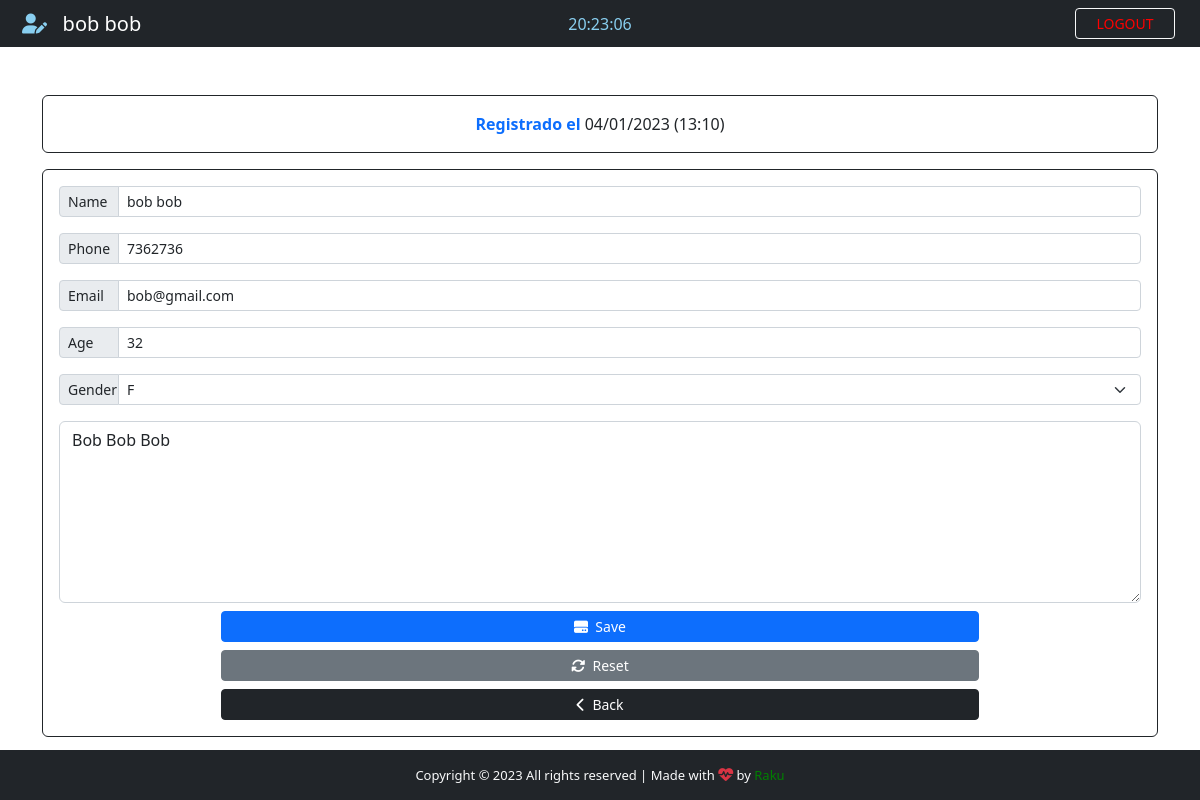
The page /patient/4 (signed in) on the database as committed earlier.
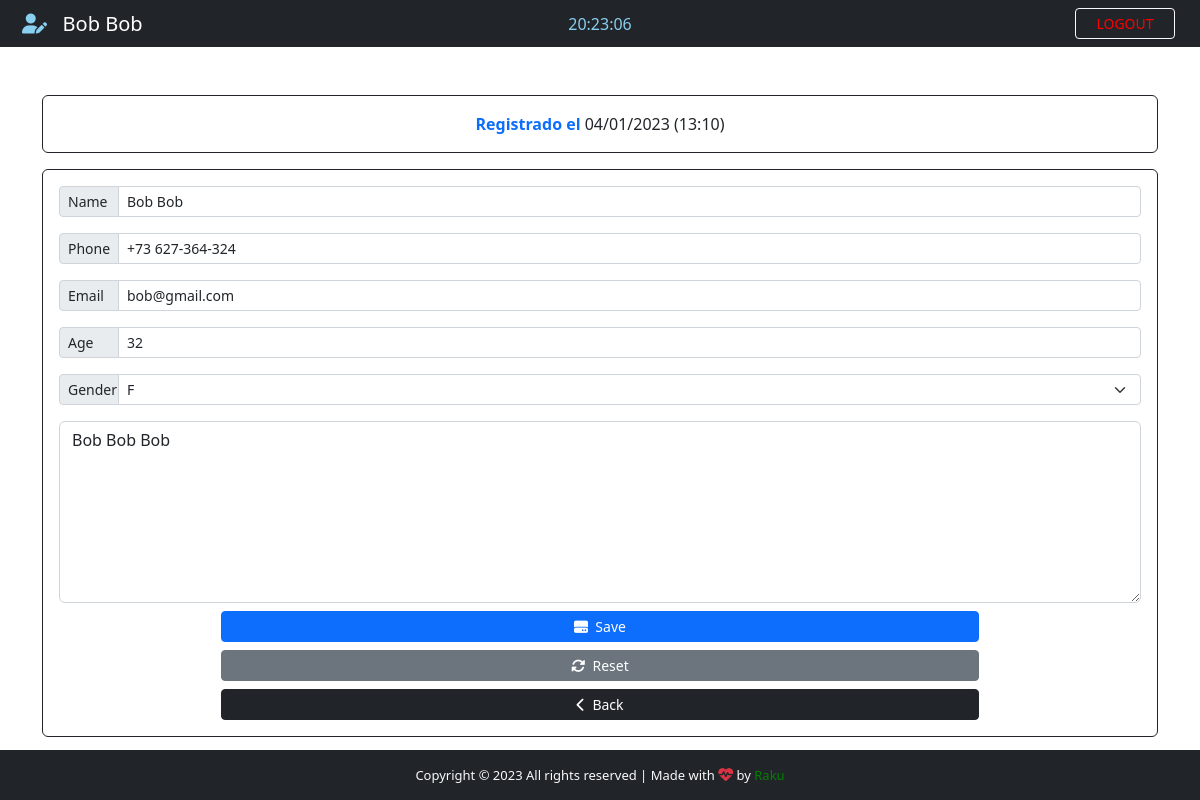
The same page on the database as committed later.
### App/models.py (models this page shows, shortened)
class Patient(models.Model):
    GENDER = {
        ('M', 'M'),
        ('F', 'F'),
    }
    id = models.IntegerField(primary_key=True)
    name = models.CharField(max_length=40)
    phone = models.CharField(max_length=20)
    email = models.CharField(max_length=40)
    age = models.CharField(max_length=3)
    gender = models.CharField(max_length=1, null=True, choices=GENDER)
    note = models.TextField(blank=True)
    created_at = models.DateTimeField(auto_now_add=True)

### App/views.py (the view)
# urls.py: path('patient/<str:patient_id>', views.patient, name='patient'),
@cache_control(no_cache=True, must_revalidate=True, no_store=True)
@login_required(login_url="login")
def patient(request, patient_id):
    patient = Patient.objects.get(id=patient_id)
    if patient != None:
        return render(request, 'edit.html', {'patient': patient})

### App/templates/edit.html (shortened to what this page needs)
{% extends 'add.html' %}
{% block nav-content %}
<i class="fas fa-user-pen" style="color: #89cff0"></i>&nbsp;&nbsp; {{ patient.name }}
{% endblock nav-content %}
{% block title %}
<span style="font-weight: bold;">Registrado el</span>  <span class="text-dark">{{ patient.created_at | date:'d/m/Y (H:i)'}} </span>
{% endblock title %}
{% block action %}
action="/edit_patient"
{% endblock action %}
{% block Value-name %} value="{{ patient.name }}" {% endblock Value-name %}
{% block Value-phone %} value="{{ patient.phone }}" {% endblock Value-phone %}
{% block Value-email %} value="{{ patient.email }}"{% endblock Value-email %}
{% block Value-age %} value="{{ patient.age }}"{% endblock Value-age %}
{% block option %}
<option style="background-color: #d3d3d3; color: #007bff;">{{ patient.gender }}</option>
{% endblock option %}
{% block btn-add%}
<i class="fas fa-hdd"></i>&nbsp;&nbsp;Save
{% endblock btn-add%}
{% block reset-btn %}
<button type="reset" class="btn btn-secondary btn-sm"><i class="fas fa-sync-alt"></i>&nbsp;&nbsp;Reset</button>
{% endblock reset-btn %}
{% block note %}{{ patient.note }}{% endblock note %}

### App/templates/add.html (shortened to what this page needs)
{% extends 'base.html' %}
{% block time %}
<div class="col-sm">
  <center>
    <span id="clock" style="color: #89cff0;"></span>
  </center>
</div>
{% endblock time %}
{% block btn-nav %}
<a  class="btn btn-outline-danger btn-sm border-light" id="btn-nav" data-bs-toggle="modal" data-bs-target="#logoutModal" style="color: red" >LOGOUT</a>
{% endblock btn-nav %}
{% block content %}
<div class="container">
  <div class="row">
    <div class="col-lg-12">
      <div class="card card-body border-dark text-primary mt-5">
        <span class="text-center">{% block title %} DATOS DEL CLIENTE {% endblock title %}</span>
      </div>
      <form
        {% block action %}{% endblock action %}
        method="POST"
        autocomplete="off"
        enctype="multipart/form-data"
        class="card p-3 border-dark mt-3"
      >
        <div class="input-group input-group-sm mb-3">
          <span class="input-group-text side-label">Name</span>
          <input type="text" class="form-control"  id="name" name="name" maxlength="50" placeholder="Full Name" {% block Value-name %} {% endblock Value-name %}/>
        </div>
        <div class="input-group input-group-sm mb-3">
          <span class="input-group-text side-label">Phone</span>
          <input type="text" class="form-control" id="phone" name="phone" placeholder="Phone:"{% block Value-phone %} {% endblock Value-phone %}/>
        </div>
        <div class="input-group input-group-sm mb-3">
          <span class="input-group-text side-label">Email</span>
          <input
            type="text" class="form-control" name="email" id="email" maxlength="40" placeholder="Email"{% block Value-email %} {% endblock Value-email %}/>
        </div>
        <div class="input-group input-group-sm mb-3">
          <span class="input-group-text side-label">Age</span>
          <input
            type="text"
            class="form-control"
            name="age"
            id="age"
            placeholder="Age(18-120)"
            maxlength="3"
            {% block Value-age %} {% endblock Value-age %}
          />
        </div>
        <div class="input-group input-group-sm mb-3">
          <label class="input-group-text side-label">Gender</label>
          <select class="form-select" name="gender" id="gender">
            {% block option%}{% endblock option %}
          </select>
        </div>
        <div class="form-group">
          <textarea class="form-control" name="note" rows="7" placeholder="Description..." >{% block note %}{% endblock note %}</textarea>
        </div>
        <div class="d-grid gap-2 mt-2" style="width: 70%; margin: 0 auto;">
          <button type="submit" class="btn btn-primary btn-sm" id="btn-add">
            {% block btn-add%}{% endblock btn-add%}
          </button>
          {% block reset-btn %}{% endblock reset-btn %}
          <a href="{% url 'backend' %}" class="btn btn-dark btn-sm"><i class="fas fa-chevron-left"></i>&nbsp;&nbsp;Back</a>
        </div>
      </form>
    </div>
  </div>
</div>
{% endblock content %}

Rows that differ between the two databases and show on the page:
changed Patient "bob@gmail.com": name "bob bob" → "Bob Bob"; phone "7362736" → "+73 627-364-324"
